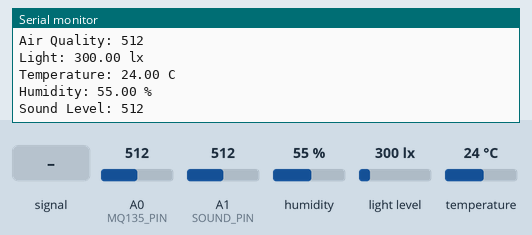
This program was run on a simulated Arduino Uno, built with avr-gcc and run on an emulated ATmega328P. Parts: the last lines printed to the serial monitor. The test bench sets the inputs (shaded band); at power-on: light level 300 lx, humidity 55 %, A0 (MQ135_PIN) = 512, A1 (SOUND_PIN) = 512, temperature 24 °C.

Above: at 1.8 s.
1.9 s: A1 (SOUND_PIN) fed a 200 Hz sine of ±81 counts around its level
At 3.0 s:
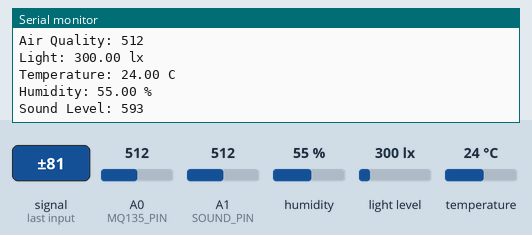
3.4 s: light level set to 1000 lx
At 3.4 s:
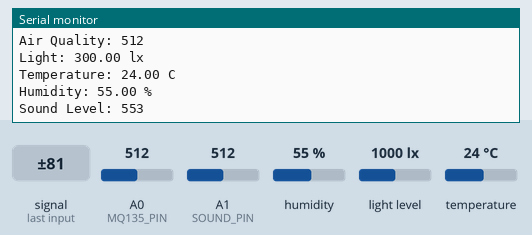
9.6 s: humidity set to 22 %
At 10.6 s:
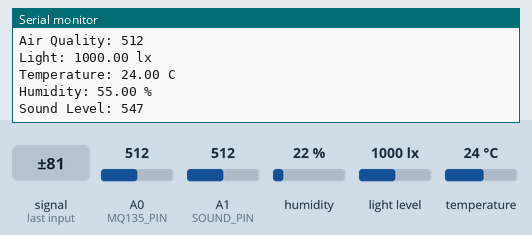
11.1 s: A0 (MQ135_PIN) set to 716
At 12.4 s:
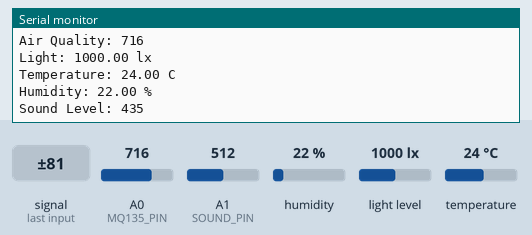
12.6 s: A1 (SOUND_PIN) set to 716
At 13.8 s:
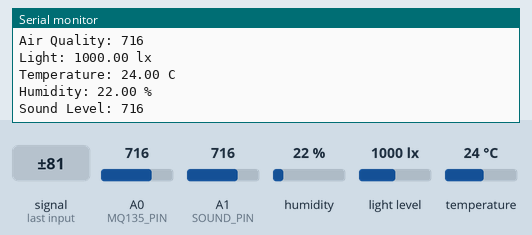
14.1 s: temperature set to 12 °C
At 15.9 s:
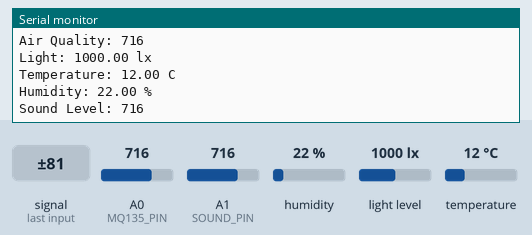
Timing chart, 0 to 16.6 s (numbered marks = the images above; inputs shaded):
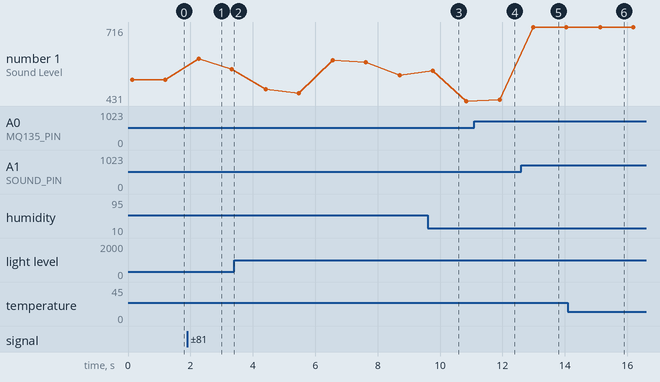

Measured:
- after the input at 1.9 s, the serial monitor: prints a new line after 0.37 s (image 1)
- after the input at 11.1 s, the serial monitor: prints a new line after 0.73 s (image 4)
- after the input at 12.6 s, the serial monitor: prints a new line after 0.39 s (image 5)
- after the input at 14.1 s, the serial monitor: prints a new line after 0.99 s (image 6)
- plotted number 1: 512 → 553 after the input at 1.9 s, 553 → 530 after the input at 3.4 s

The program:

main.cpp
```cpp
#include <Wire.h>
#include <BH1750.h>
#include <DHT.h>

#define DHTPIN 2
#define DHTTYPE DHT11

const int MQ135_PIN = A0;
const int SOUND_PIN = A1;

BH1750 lightMeter;
DHT dht(DHTPIN, DHTTYPE);

void setup() {
  Serial.begin(9600);

  Wire.begin();

  if (lightMeter.begin(BH1750::CONTINUOUS_HIGH_RES_MODE))
    Serial.println("BH1750 Ready");
  else
    Serial.println("BH1750 Failed");

  dht.begin();
}

void loop() {

  // MQ135
  int airQuality = analogRead(MQ135_PIN);

  // BH1750
  float lux = lightMeter.readLightLevel();

  // DHT11
  float temperature = dht.readTemperature();
  float humidity = dht.readHumidity();

  // Sound
  int soundLevel = analogRead(SOUND_PIN);

  Serial.println("------------------------");

  Serial.print("Air Quality: ");
  Serial.println(airQuality);

  Serial.print("Light: ");
  Serial.print(lux);
  Serial.println(" lx");

  if (!isnan(temperature) && !isnan(humidity)) {
    Serial.print("Temperature: ");
    Serial.print(temperature);
    Serial.println(" C");

    Serial.print("Humidity: ");
    Serial.print(humidity);
    Serial.println(" %");
  } else {
    Serial.println("DHT11 Read Failed");
  }

  Serial.print("Sound Level: ");
  Serial.println(soundLevel);

  delay(1000);
}
```
